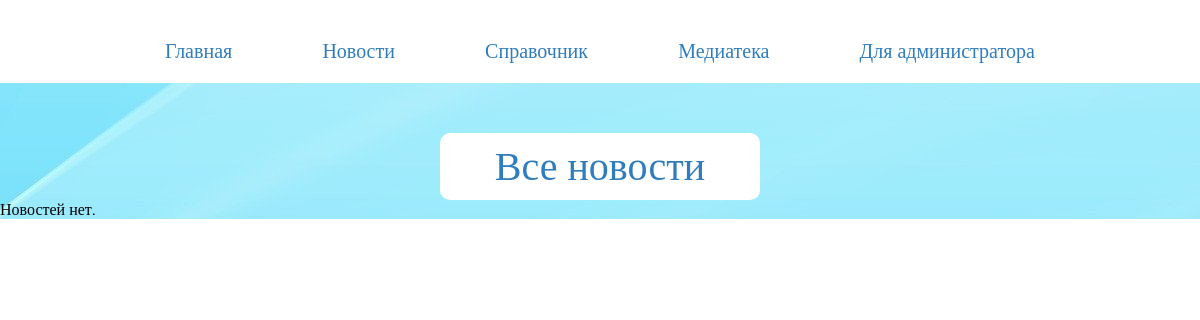
/all_news.php, run on an earlier commit of the app's database.
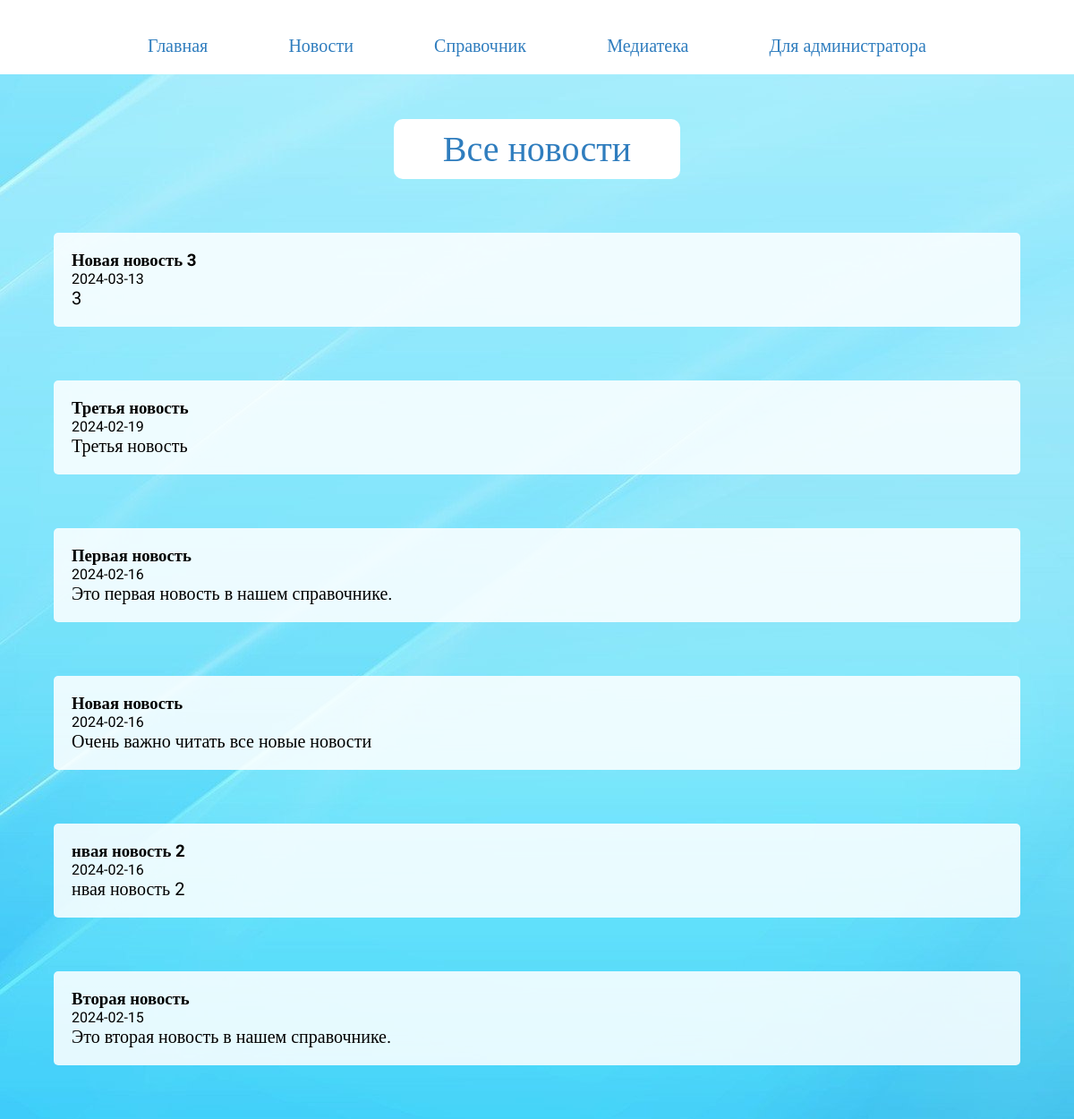
And on a later commit of the database.
### tables this page shows
CREATE TABLE `news` (
  `id` int NOT NULL,
  `date` date NOT NULL,
  `title` varchar(255) NOT NULL,
  `content` text NOT NULL
);

### all_news.php (the view, shortened to what this page needs)
<!DOCTYPE html>
<html lang="en">
<head>
  <link rel="stylesheet" href="style.css"/>
</head>
<body>
<header>
    <div class="toolbar">
        <a href="index.php">Главная</a>
        <a href="all_news.php">Новости</a>
        <a href="guide.php">Справочник</a>
        <a href="mediateka.php">Медиатека</a>
        <a class="admin_auth" href="#">Для администратора</a>
    </div>
</header>
<div class="content_all_news">
<p class="title_all_news">Все новости</p>
    <?php
    include 'config.php';
      $sql = "SELECT * FROM news ORDER BY date DESC";
      $result = $conn->query($sql);
      if ($result->num_rows > 0) {
          while ($row = $result->fetch_assoc()) {
              $content = $row["content"];
              $isContentLong = mb_strlen($content) > 200;
              echo "<div class='all_news-item" . ($isContentLong ? " expanded" : "") . "'>";
              echo "<h3 class='news-title'>" . $row["title"] . "</h3>";
              echo "<span class='all_news-date'>" . $row["date"] . "</span>";
              echo "<div class='all_news-content'>" . $content . "</div>";
              echo "</div>";
          }
      } else {
          echo "<p>Новостей нет.</p>";
      }
    ?>
</div>
</body>
</html>

### style.css (style rules this page uses)
* { margin: 0 auto; padding: 0 auto; transition: 0.5s; }
body { font-family: Roboto; display: flex; flex-direction: column; }
header { text-align: center; width: 100%; box-shadow: 0px 5px 10px 0px rgba(0, 0, 0, 0.5); }
.toolbar { display: flex; width: 60%; margin-top: 20px; margin-bottom: 20px; }
.toolbar a { text-decoration: none; font-size: 20px; color: #2f7dbe; }
.content_all_news { width: 100%; text-align: left; background: url(img/back.jpg) fixed no-repeat; }
.title_all_news { color: #2f7dbe; font-size: 40px; display: grid; text-align: center; margin-top: 50px; background-color: #fff; max-width: 300px; border-radius: 10px; padding: 10px; }
.all_news-content { font-size: 20px; }
.all_news-item { background-color: #ffffffdb; padding: 20px; border-radius: 5px; margin: 5%; }
@media screen and (max-width: 1200px) { .toolbar { width: 80%; } }

### all_news.php (style rules this page uses)
.all_news-content { overflow: hidden; max-height: 100px; transition: max-height 0.3s ease-out; }

What changed in the data, as far as the page shows it:
added news: title "Новая новость 3", date "2024-03-13", content "3"
added news: title "Третья новость", date "2024-02-19", content "Третья новость"
added news: title "Первая новость", date "2024-02-16", content "Это первая новость в нашем справочнике."
added news: title "Новая новость", date "2024-02-16", content "Очень важно читать все новые новости"
added news: title "нвая новость 2", date "2024-02-16", content "нвая новость 2"
added news: title "Вторая новость", date "2024-02-15", content "Это вторая новость в нашем справочнике."
Also different on the page:
text no longer shown: "Новостей нет."
